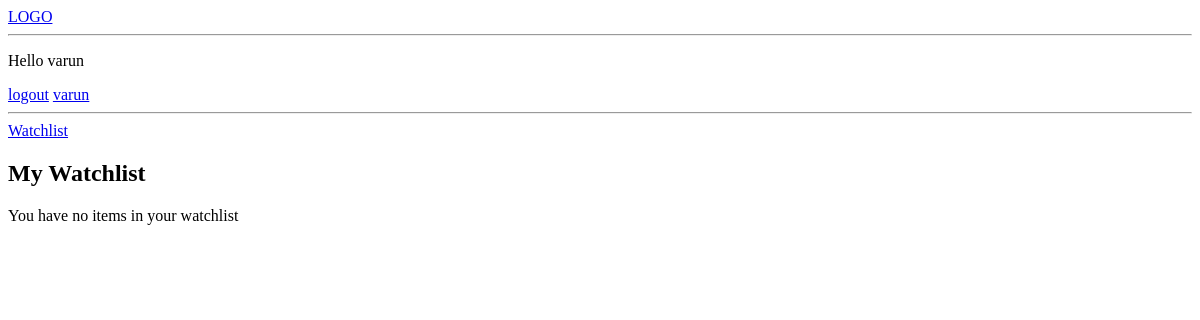
Page /watchlist/ (signed in) on the earlier database version.
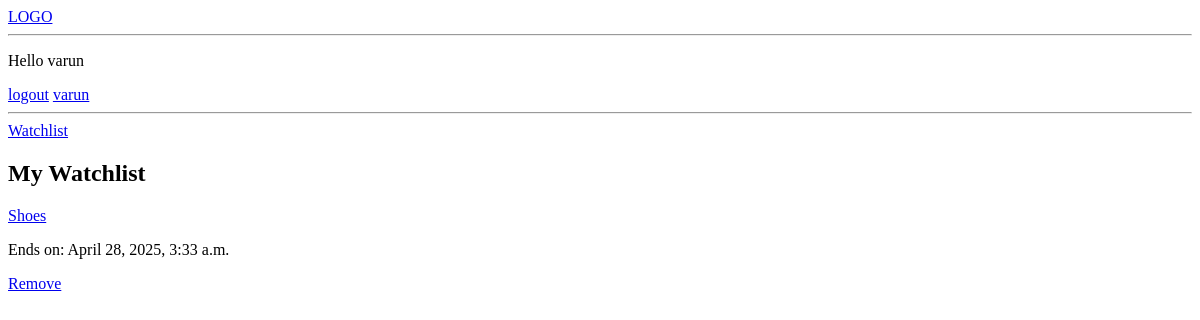
Same page on the later database version.
### auction/models.py (models this page shows, shortened)
class Watchlist(models.Model):
    user = models.ForeignKey(User, on_delete=models.CASCADE, related_name='watchlist')
    auction = models.ForeignKey(Auction, on_delete=models.CASCADE)
    added_at = models.DateTimeField(auto_now_add=True)
    class Meta:
        unique_together = ('user', 'auction') # Prevent duplicate watchlist entries

class Auction(models.Model):
    product = models.ForeignKey(Product, on_delete=models.CASCADE)
    seller = models.ForeignKey(User, on_delete=models.CASCADE, related_name='auction_selling')
    start_time = models.DateTimeField()
    end_time = models.DateTimeField()
    status = models.CharField(max_length=15, blank=True, null=True)
    higest_bid = models.DecimalField(decimal_places=2, default=0.0, max_digits=15)
    winner = models.ForeignKey(User, on_delete=models.SET_NULL, null=True, blank=True, related_name='auction_won')
    is_paid = models.BooleanField(default=False)
    is_delivered = models.BooleanField(default=False)
    buyer_confirmed = models.BooleanField(default=False)

class Product(models.Model):
    name = models.CharField(max_length=100)
    description = models.TextField(null=True)
    base_price = models.IntegerField(default=0)
    created = models.DateTimeField(auto_now_add=True)
    owner = models.ForeignKey(User, on_delete=models.CASCADE, related_name="products", null=True)
    class Meta:
        ordering = ['-created']

### auction/views.py (the view)
# urls.py: path('watchlist/', views.watchlist, name='watchlist'),
@login_required(login_url='login')
def watchlist(request):
    items = Watchlist.objects.filter(user=request.user).select_related('auction')
    context = {'watchlist_items' : items}
    return render(request, 'watchlist.html', context)

### templates/watchlist.html
{% include 'navbar.html' %}
<h2>My Watchlist</h2>
{% for item in watchlist_items %}
    <div>
        <a href="{% url 'item' item.auction.id %}">{{item.auction.product.name}}</a>
        <p>Ends on: {{item.auction.end_time}}</p>
        <a href="{% url 'remove_from_watchlist' item.auction.id %}">Remove</a>
    </div>
{% empty %}
    <p>You have no items in your watchlist</p>
{% endfor %}

Differences in the rows shown:
added Watchlist: auction.product.name "Shoes", auction.end_time "April 28, 2025, 3:33 a.m."
Other differences:
text no longer shown: "You have no items in your watchlist"
